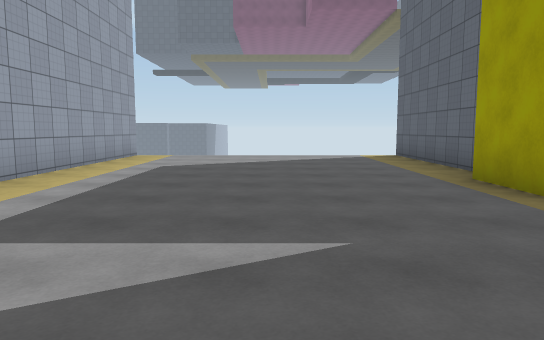
[1] (above)

17 first-person views from a walk through a 3-D level made in the Unity game engine. The camera is 1.4 m above the floor, tilts 6° down and sees 70° across. The floor is counted in squares, 2 m on a side. Each view is taken from the middle of a square. On the plan, view 1 faces up. The plan holds only what a view shows up to about 11 squares ahead; the rest is blank. The place goes on beyond the plan. The player character is not drawn. Surface patterns are stand-ins for the level's own textures.

[2]
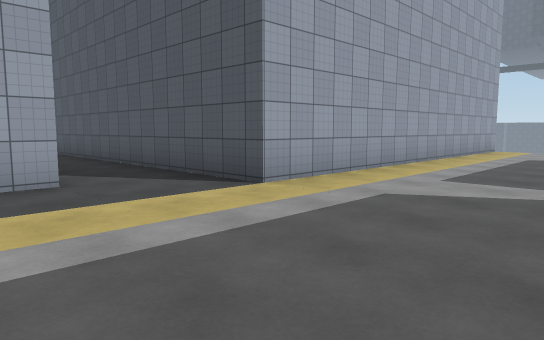

[3]
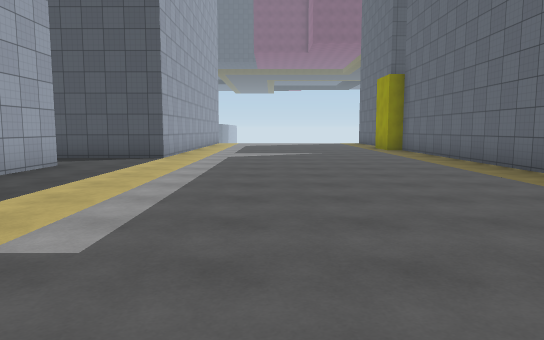

[4]
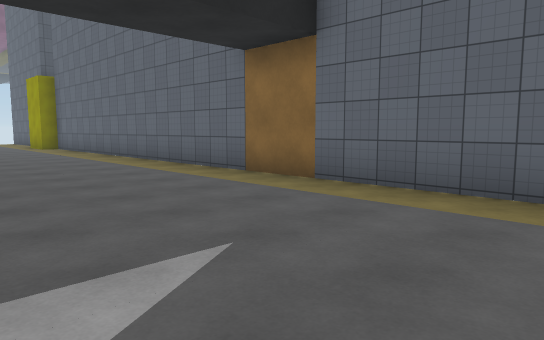

[5]
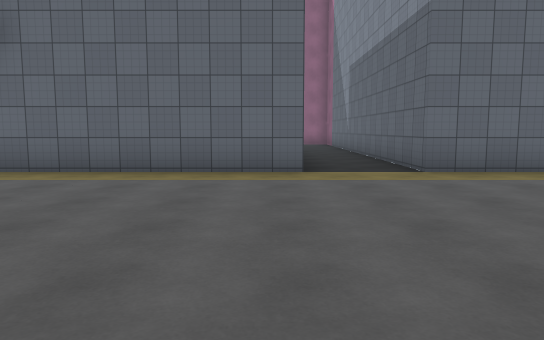

[6]
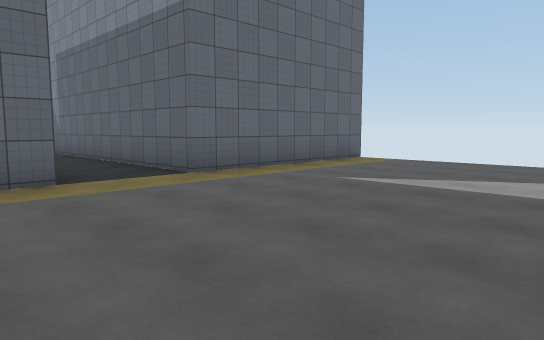

[7]
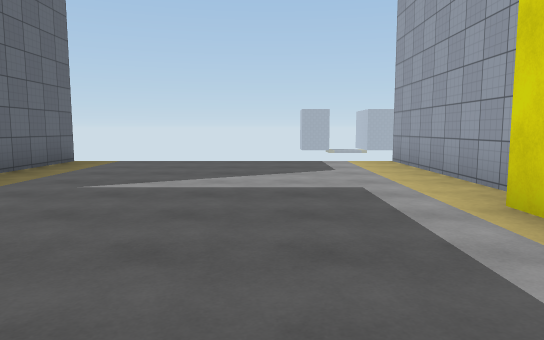

[8]
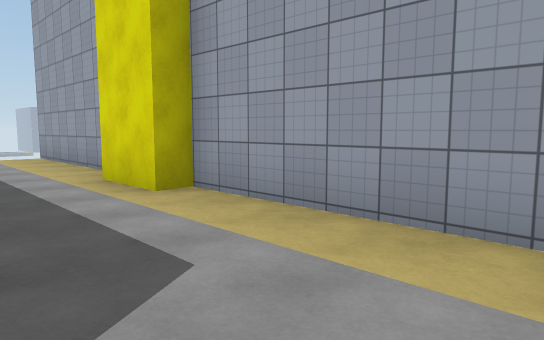

[9]
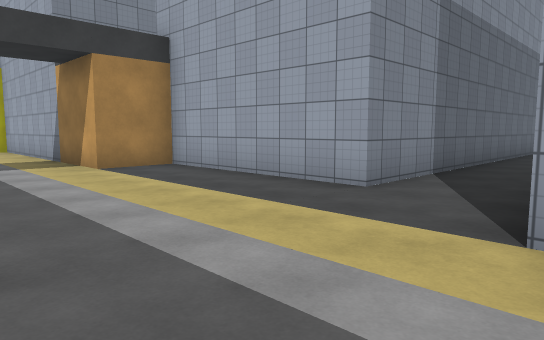

[10]
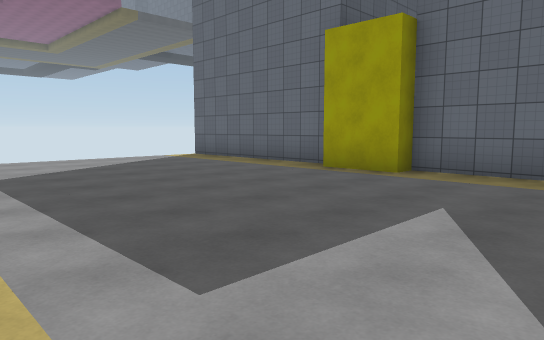

[11]
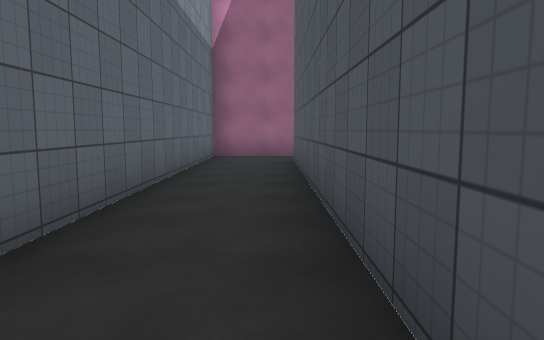

[12]
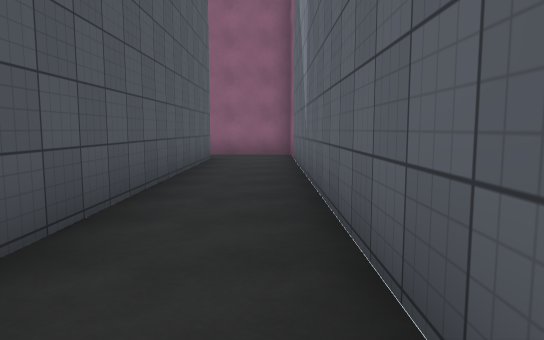

[13]
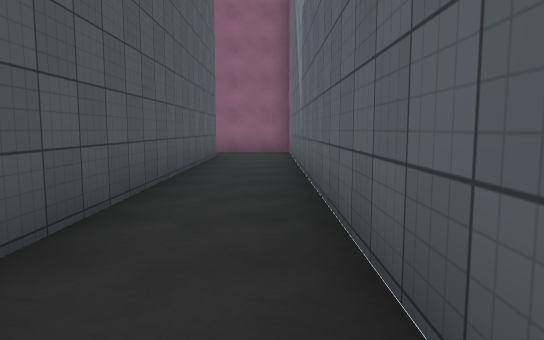

[14]
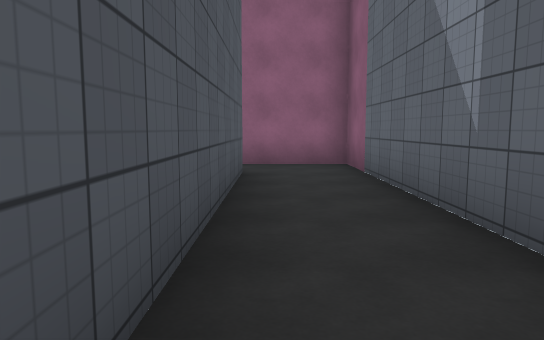

[15]
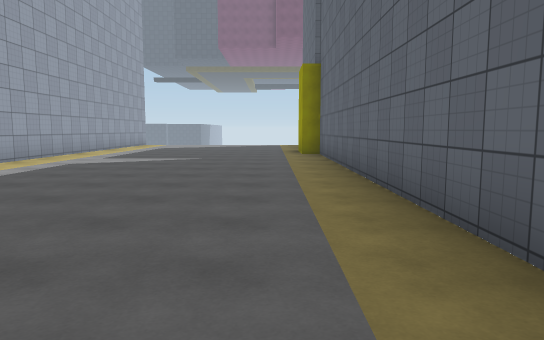

[16]
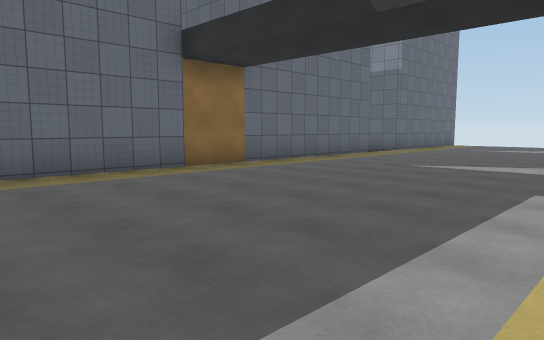

[17]
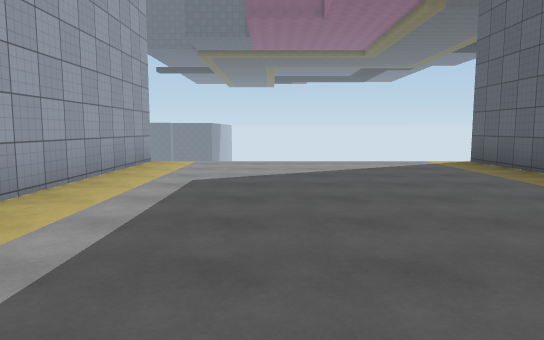

### Floor plan
Points are (right, up) in squares from view 1. A wall is a line through its corners. A room is listed if a view was taken in it or the views show most of it. See-through windows are left out.
Room 1 (views 1, 2, 3, 4, 5, 6, 7, 8, 9, 10, 11, 12, 13, 14, 15, 16, 17)
walls: (3.4, -6.1) (3.4, 4); (3.4, -12.6) (3.4, -7.5) (5.8, -7.5); (-3.6, -15.3) (-3.6, -19.6); (5.6, 5.5) (3.4, 5.5) (3.4, 10.5); (13.4, -12.5) (5, -12.5); (3.4, -19.6) (3.4, -14.5) (14.8, -14.5) (14.8, -12.3); (-3.6, 10.5) (-3.6, 0.5) (-13.6, 0.5); (-15.1, 0.6) (-15.1, -1.5) (-5.2, -1.5) (-5.2, -6) (-3.6, -6) (-3.6, -13) (-3.2, -13) (-3.2, -14.6)

Where each view was taken, in squares from view 1:
view 1: 0 up, 0 right, facing up
view 2: 3 down, 0 right, facing up-left
view 3: 9 down, 1 left, facing up
view 4: 11 down, 1 left, facing up-right
view 5: 12 down, 3 left, facing right
view 6: 11 down, 2 left, facing down-right
view 7: 11 down, 1 left, facing down
view 8: 9 down, 1 left, facing down-left
view 9: 1 up, 1 left, facing down-left
view 10: 1 up, 3 left, facing up-right
view 11: 0 up, 5 left, facing left
view 12: 14 down, 4 right, facing right
view 13: 14 down, 3 right, facing right
view 14: 13 down, 7 right, facing right
view 15: 7 down, 2 right, facing up
view 16: 2 down, 3 left, facing down-right
view 17: 2 up, 1 left, facing up
